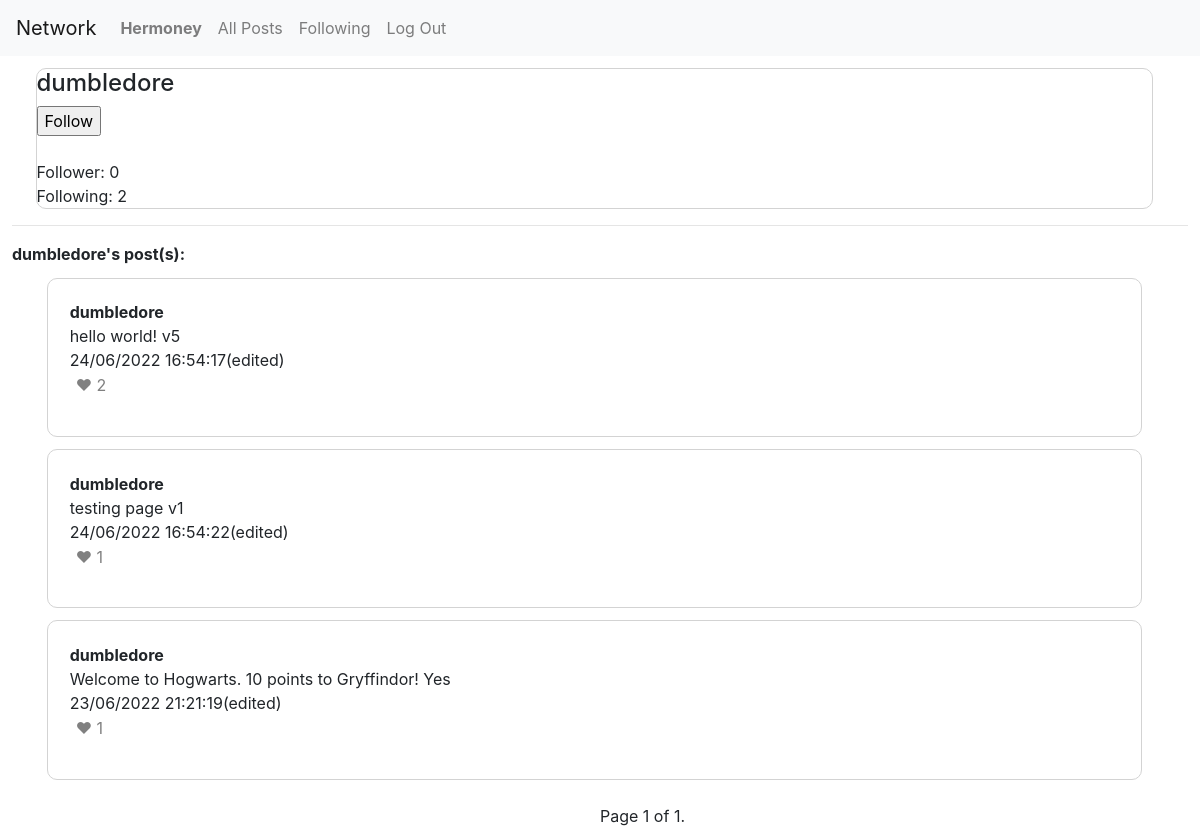
Page /profile/dumbledore (signed in) on the committed database.
### network/models.py (models this page shows, shortened)
class User(AbstractUser):
    pass

class Post(models.Model):
    content = models.TextField()
    author = models.ForeignKey(User, on_delete=models.CASCADE)
    likes = models.ManyToManyField(User, related_name='liked_user', blank=True, null = True)
    created_at = models.TextField(blank=True, null=True)
    updated_at = models.TextField(blank=True, null=True)

### network/views.py (the view)
# urls.py: path("profile/<str:profile_user>", views.profile, name="profile"),
@login_required
def profile(request, profile_user):
    print(profile_user)
    profile_user = User.objects.get(username = profile_user)
    user = request.user
    if request.method =="POST":
        if "follow" in request.POST:
            if Follow.objects.filter(user=user).exists():
                new_entry = Follow.objects.get(user=user).following.add(profile_user)
            else:
                new_entry = Follow(user=user)
                new_entry.save()
                new_entry = Follow.objects.get(user=user).following.add(profile_user)
                print(Follow.objects.get(user=user).following.count())
                print(Follow.objects.get(user=user).follower.count())
            if Follow.objects.filter(user=profile_user).exists():
                new_entry = Follow.objects.get(user=profile_user).follower.add(user)
            else:
                new_entry = Follow(user=profile_user)
                new_entry.save()
                new_entry = Follow.objects.get(user=profile_user).follower.add(user)
        elif "unfollow" in request.POST:
            new_entry = Follow.objects.get(user=user).following.remove(profile_user.id)
            new_entry = Follow.objects.get(user=profile_user).follower.remove(user)
        elif "like" in request.POST:
            user=request.user
            content = request.POST["original_post"]
            Post.objects.get(content=content).likes.add(user)
        elif "unlike" in request.POST:
            user=request.user
            content = request.POST["original_post"]
            Post.objects.get(content=content).likes.remove(user)
        elif "edit_post" in request.POST:
            print("editpage")
            original_content = request.POST["original_post"]
            new_content = request.POST["edit_content"]
            author=request.user
            now = datetime.now()
            edit_time = now.strftime("%d/%m/%Y %H:%M:%S")
            Post.objects.filter(content=original_content).update(content=new_content, updated_at = edit_time)
        return HttpResponseRedirect(reverse("profile", args = [profile_user]))
    else:
        if Follow.objects.filter(user=profile_user).exists():
            follower_count = Follow.objects.get(user = profile_user).follower.count()
            following_count = Follow.objects.get(user = profile_user).following.count()
        else:
            new_entry = Follow(user=profile_user)
            new_entry.save()
            follower_count = Follow.objects.get(user = profile_user).follower.count()
            following_count = Follow.objects.get(user = profile_user).following.count()
        follower = Follow.objects.filter(user = profile_user).values("follower")
        following = Follow.objects.filter(user = profile_user).values("following")
        user_posts = Post.objects.filter(author = profile_user).order_by("-id").all()
        paginator = Paginator(user_posts, 10)
        page_number = request.GET.get("page")
        page_obj = paginator.get_page(page_number)
        return render(request, "network/profile.html", {
                "page_obj": page_obj,
                "profile_user": profile_user,
                "user": user,
                "follower_count": follower_count,
                "following_count": following_count,
                "is_following": follower.filter(follower = user.id).exists()
            })

### network/templates/network/profile.html (shortened to what this page needs)
{% extends "network/layout.html" %}
{% block body %}
<div id="new_post_view" style="margin:1%;">
    <div style="border: 1px solid lightgray; border-radius: 10px; margin-left: 2%; margin-top: 1%; width:95%; ">
        <div stylpe ="padding: 2%;">
        <b><h4>{{profile_user}}</h4></b>
        <form action="{% url 'profile' profile_user %}" method ="POST">
            {% if profile_user != user %}
                {% if is_following %}
                    <input type="submit" name="unfollow" title="Unfollow" value="Unfollow">
                {% else %}
                    <input type="submit" name="follow" title="Follow" value="Follow">
                {% endif %}
            {% endif %}
            </form>
        <br>
            Follower: {{follower_count}}<br>
            Following: {{following_count}}<br>
        </div>
    </div>
    <hr>
    <b>{{profile_user}}'s post(s):</b><br>
    <div id="user_all_post_view" style="margin:1%;">
        {% for post in page_obj %}
        <div style="border: 1px solid lightgray; border-radius: 10px; margin-left: 2%; margin-top: 1%; width:95%; ">
            <form style="padding: 2%; text-align: left;" method="POST" name="edit_post">
                <b>{{post.author}}</b><br>
                <p id="post_{{post.content}}">{{post.content}}
                        <br>
                        {% if post.updated_at %}
                            {{post.updated_at}}(edited)
                        {% else %}
                            {{post.created_at}}
                        {% endif %}
                        <br>
                        {% if user in post.likes.filter %}
                        <button name="unlike" style="color: red; background: none; border: none;" title="Unlike" id="unlike">&hearts; <span style="color: grey;">{{post.likes.count}}</span> </button>
                        {% else %}
                        <button name="like" style="color: grey; background: none; border: none; " title="Like" id="like">&hearts; {{post.likes.count}}</button>
                        {% endif %}
                    </form>
    </div>
    {% endfor %}
    <br>
    <div class="pagination" style="margin-left: 50%">
        <span class="step-links">
            <span class="current">
                Page {{ page_obj.number }} of {{ page_obj.paginator.num_pages }}.
            </span>
        </span>
    </div>
{% endblock %}

### network/templates/network/layout.html (shortened to what this page needs)
{% load static %}
<!DOCTYPE html>
<html lang="en">
    <head>
        <link rel="stylesheet" href="https://stackpath.bootstrapcdn.com/bootstrap/4.4.1/css/bootstrap.min.css">
        <link href="{% static 'network/styles.css' %}" rel="stylesheet">
    </head>
    <body>
        <nav class="navbar navbar-expand-lg navbar-light bg-light">
            <a class="navbar-brand" href="{% url 'index' %}">Network</a>
            <div>
              <ul class="navbar-nav mr-auto">
                {% if user.is_authenticated %}
                    <li class="nav-item">
                        <a class="nav-link" href="{% url 'profile' user.username %}"><strong>{{ user.username }}</strong></a>
                    </li>
                {% endif %}
                <li class="nav-item" id="all-posts">
                  <a class="nav-link" href="{% url 'index' %}">All Posts</a>
                </li>
                {% if user.is_authenticated %}
                    <li class="nav-item" id="following">
                        <a class="nav-link" href="{% url 'following' %}">Following</a>
                    </li>
                    <li class="nav-item">
                        <a class="nav-link" href="{% url 'logout' %}">Log Out</a>
                    </li>
                {% endif %}
              </ul>
            </div>
          </nav>
        <div class="body">
            {% block body %}
            {% endblock %}
        </div>
    </body>
</html>

### rows in the picture
User: username "Hermoney"
User: username "dumbledore"
Post: author "dumbledore", content "hello world! v5", updated_at "24/06/2022 16:54:17", likes.count "2"
Post: author "dumbledore", content "testing page v1", updated_at "24/06/2022 16:54:22", likes.count "1"
Post: author "dumbledore", content "Welcome to Hogwarts. 10 points to Gryffindor! Yes", updated_at "23/06/2022 21:21:19", likes.count "1"

### other values in the picture
{{ follower_count }} "0"
{{ following_count }} "2"
{{ page_obj.number }} "1"
{{ page_obj.paginator.num_pages }} "1"
